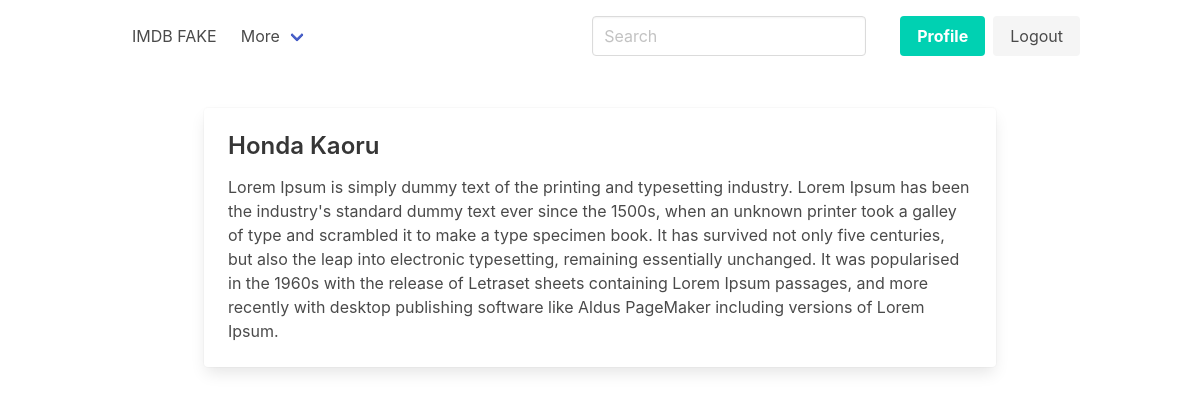
Screenshot of /director/honda-kaoru (signed in) with the database file from the repository.
### movie/models.py (models this page shows, shortened)
class Director(models.Model):
    name = models.CharField(max_length=100, null=True, blank=True)
    slug = models.SlugField(max_length=200, null=True, blank=True)
    bio = models.TextField(blank=True)
    created = models.DateTimeField(auto_now_add=True)
    updated = models.DateTimeField(auto_now=True)

### movie/views.py (the view)
# urls.py: path('director/<slug:slug>', views.director, name='director'),
def director(request, slug):
    director = Director.objects.get(slug=slug)
    context = {
        'director':director,
    }
    return render(request, 'director.html', context)

### templates/director.html
{% extends 'base.html' %}
{% block content %}
{% include 'includes/navbar.html' %}
<div class="columns is-mobile mt-5">
  <div class="column is-8 is-offset-2">
    <div class="card">
      <div class="card-content">
        <div class="content">
          <h3>{{director.name}}</h3>
          {{director.bio}}
        </div>
      </div>
    </div>
  </div>
</div>
{% endblock %}

### rows the page displays
Director: name "Honda Kaoru", bio "Lorem Ipsum is simply dummy text of the printing and typesetting industry. Lorem Ipsum has been the industry's standard dummy text ever since the 1500s, when an unknown printer took a galley of type and scrambled it to make a type specimen book. It has survived not only five centuries, but also the leap into electronic typesetting, remaining essentially unchanged. It was popularised in the 1960s with the release of Letraset sheets containing Lorem Ipsum passages, and more recently with desktop publishing software like Aldus PageMaker including versions of Lorem Ipsum."
